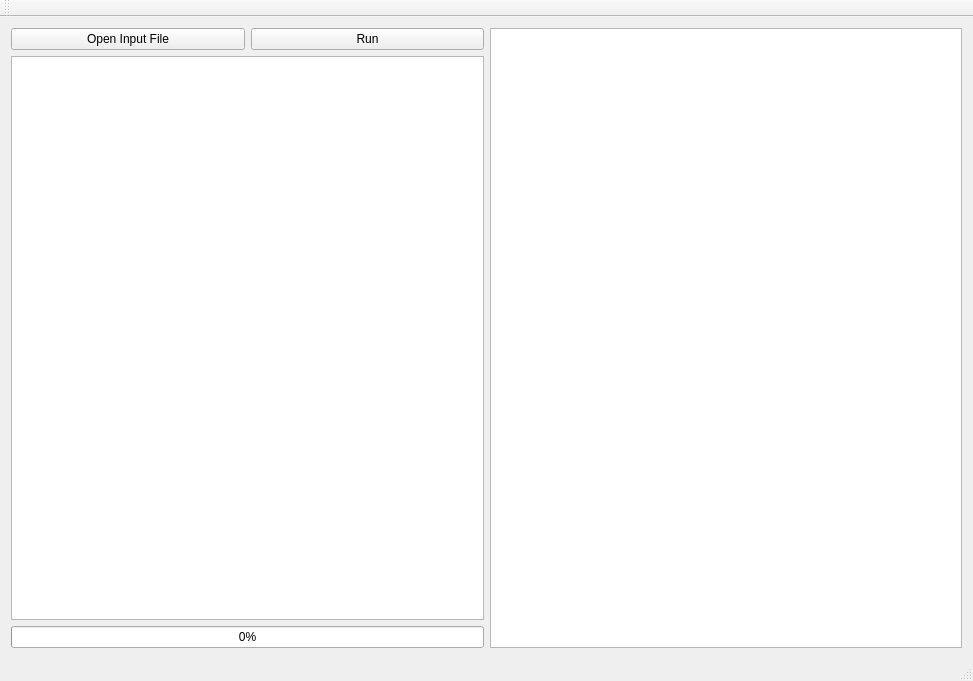
<?xml version="1.0" encoding="UTF-8"?>
<ui version="4.0">
 <class>HETEVALClass</class>
 <widget class="QMainWindow" name="HETEVALClass">
  <property name="geometry">
   <rect>
    <x>0</x>
    <y>0</y>
    <width>973</width>
    <height>681</height>
   </rect>
  </property>
  <property name="windowTitle">
   <string>HETEVAL</string>
  </property>
  <widget class="QWidget" name="centralWidget">
   <layout class="QHBoxLayout" name="horizontalLayout">
    <item>
     <layout class="QVBoxLayout" name="verticalLayout" stretch="0,0,0">
      <property name="sizeConstraint">
       <enum>QLayout::SetMaximumSize</enum>
      </property>
      <item>
       <layout class="QHBoxLayout" name="horizontalLayout_2">
        <item>
         <widget class="QPushButton" name="OpenFile">
          <property name="text">
           <string>Open Input File</string>
          </property>
         </widget>
        </item>
        <item>
         <widget class="QPushButton" name="RunButton">
          <property name="text">
           <string>Run</string>
          </property>
         </widget>
        </item>
       </layout>
      </item>
      <item>
       <widget class="QTextBrowser" name="ShowInput"/>
      </item>
      <item>
       <widget class="QProgressBar" name="progressBar">
        <property name="value">
         <number>0</number>
        </property>
       </widget>
      </item>
     </layout>
    </item>
    <item>
     <widget class="QTextBrowser" name="ShowOutput"/>
    </item>
    <item>
     <layout class="QVBoxLayout" name="verticalLayout_2"/>
    </item>
   </layout>
  </widget>
  <widget class="QMenuBar" name="menuBar">
   <property name="geometry">
    <rect>
     <x>0</x>
     <y>0</y>
     <width>973</width>
     <height>21</height>
    </rect>
   </property>
  </widget>
  <widget class="QToolBar" name="mainToolBar">
   <attribute name="toolBarArea">
    <enum>TopToolBarArea</enum>
   </attribute>
   <attribute name="toolBarBreak">
    <bool>false</bool>
   </attribute>
  </widget>
  <widget class="QStatusBar" name="statusBar"/>
 </widget>
 <layoutdefault spacing="6" margin="11"/>
 <resources>
  <include location="heteval.qrc"/>
 </resources>
 <connections/>
</ui>
